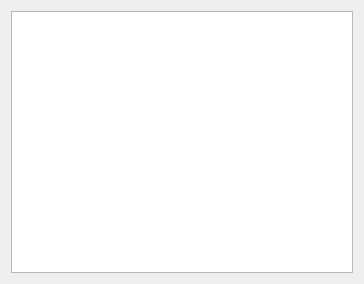
<?xml version="1.0" encoding="UTF-8"?>
<ui version="4.0">
 <class>Form</class>
 <widget class="QWidget" name="Form">
  <property name="geometry">
   <rect>
    <x>0</x>
    <y>0</y>
    <width>364</width>
    <height>284</height>
   </rect>
  </property>
  <property name="windowTitle">
   <string>Form</string>
  </property>
  <layout class="QHBoxLayout" name="horizontalLayout">
   <item>
    <widget class="QTextBrowser" name="textBrowser"/>
   </item>
  </layout>
 </widget>
 <resources/>
 <connections/>
</ui>
